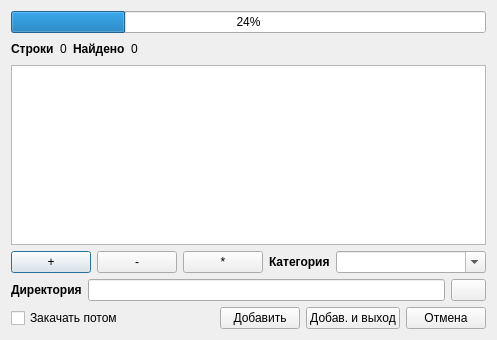
<?xml version="1.0" encoding="UTF-8"?>
<ui version="4.0">
 <class>ImportDialog</class>
 <widget class="QDialog" name="ImportDialog">
  <property name="geometry">
   <rect>
    <x>0</x>
    <y>0</y>
    <width>409</width>
    <height>340</height>
   </rect>
  </property>
  <property name="windowTitle">
   <string>Import URL's</string>
  </property>
  <layout class="QVBoxLayout" name="verticalLayout">
   <item>
    <widget class="QProgressBar" name="progressBar">
     <property name="value">
      <number>24</number>
     </property>
    </widget>
   </item>
   <item>
    <layout class="QHBoxLayout" name="horizontalLayout">
     <item>
      <widget class="QLabel" name="label">
       <property name="font">
        <font>
         <weight>75</weight>
         <bold>true</bold>
        </font>
       </property>
       <property name="text">
        <string>Строки</string>
       </property>
      </widget>
     </item>
     <item>
      <widget class="QLabel" name="totalStrings">
       <property name="text">
        <string>0</string>
       </property>
      </widget>
     </item>
     <item>
      <widget class="QLabel" name="label_3">
       <property name="font">
        <font>
         <weight>75</weight>
         <bold>true</bold>
        </font>
       </property>
       <property name="text">
        <string>Найдено</string>
       </property>
      </widget>
     </item>
     <item>
      <widget class="QLabel" name="foundURLs">
       <property name="text">
        <string>0</string>
       </property>
      </widget>
     </item>
     <item>
      <spacer name="horizontalSpacer">
       <property name="orientation">
        <enum>Qt::Horizontal</enum>
       </property>
       <property name="sizeHint" stdset="0">
        <size>
         <width>128</width>
         <height>20</height>
        </size>
       </property>
      </spacer>
     </item>
    </layout>
   </item>
   <item>
    <widget class="QTableWidget" name="tableWidget"/>
   </item>
   <item>
    <layout class="QHBoxLayout" name="horizontalLayout_2">
     <item>
      <widget class="QPushButton" name="selectAllButton">
       <property name="toolTip">
        <string>Select all</string>
       </property>
       <property name="styleSheet">
        <string notr="true">QPushButton {
font: 10pt &quot;Ubuntu&quot; bold;
}</string>
       </property>
       <property name="text">
        <string>+</string>
       </property>
      </widget>
     </item>
     <item>
      <widget class="QPushButton" name="deselectAllButton">
       <property name="toolTip">
        <string>Deselect</string>
       </property>
       <property name="styleSheet">
        <string notr="true">QPushButton{
font: 10pt &quot;Ubuntu&quot; bold;
}

</string>
       </property>
       <property name="text">
        <string>-</string>
       </property>
      </widget>
     </item>
     <item>
      <widget class="QPushButton" name="invertSelectionButton">
       <property name="toolTip">
        <string>Invert Selection</string>
       </property>
       <property name="styleSheet">
        <string notr="true">QPushButton{
font: 10pt &quot;Ubuntu&quot; bold;
}
</string>
       </property>
       <property name="text">
        <string>*</string>
       </property>
      </widget>
     </item>
     <item>
      <spacer name="horizontalSpacer_4">
       <property name="orientation">
        <enum>Qt::Horizontal</enum>
       </property>
       <property name="sizeHint" stdset="0">
        <size>
         <width>40</width>
         <height>20</height>
        </size>
       </property>
      </spacer>
     </item>
     <item>
      <widget class="QLabel" name="label_5">
       <property name="font">
        <font>
         <weight>75</weight>
         <bold>true</bold>
        </font>
       </property>
       <property name="text">
        <string>Категория</string>
       </property>
      </widget>
     </item>
     <item>
      <widget class="QComboBox" name="categoryBox">
       <property name="minimumSize">
        <size>
         <width>150</width>
         <height>0</height>
        </size>
       </property>
       <property name="editable">
        <bool>true</bool>
       </property>
       <property name="sizeAdjustPolicy">
        <enum>QComboBox::AdjustToContents</enum>
       </property>
      </widget>
     </item>
    </layout>
   </item>
   <item>
    <layout class="QHBoxLayout" name="horizontalLayout_4">
     <item>
      <widget class="QLabel" name="label_6">
       <property name="font">
        <font>
         <weight>75</weight>
         <bold>true</bold>
        </font>
       </property>
       <property name="text">
        <string>Директория</string>
       </property>
      </widget>
     </item>
     <item>
      <widget class="QLineEdit" name="locationEdit"/>
     </item>
     <item>
      <widget class="QPushButton" name="pushButton_4">
       <property name="maximumSize">
        <size>
         <width>35</width>
         <height>16777215</height>
        </size>
       </property>
       <property name="text">
        <string/>
       </property>
      </widget>
     </item>
    </layout>
   </item>
   <item>
    <layout class="QHBoxLayout" name="horizontalLayout_3">
     <item>
      <widget class="QCheckBox" name="downloadLater">
       <property name="text">
        <string>Закачать потом</string>
       </property>
      </widget>
     </item>
     <item>
      <spacer name="horizontalSpacer_3">
       <property name="orientation">
        <enum>Qt::Horizontal</enum>
       </property>
       <property name="sizeHint" stdset="0">
        <size>
         <width>98</width>
         <height>20</height>
        </size>
       </property>
      </spacer>
     </item>
     <item>
      <widget class="QPushButton" name="pushButton">
       <property name="toolTip">
        <string/>
       </property>
       <property name="text">
        <string>Добавить</string>
       </property>
      </widget>
     </item>
     <item>
      <widget class="QPushButton" name="pushButton_2">
       <property name="text">
        <string>Добав. и выход</string>
       </property>
      </widget>
     </item>
     <item>
      <widget class="QPushButton" name="pushButton_3">
       <property name="text">
        <string>Отмена</string>
       </property>
      </widget>
     </item>
    </layout>
   </item>
  </layout>
 </widget>
 <tabstops>
  <tabstop>tableWidget</tabstop>
  <tabstop>selectAllButton</tabstop>
  <tabstop>deselectAllButton</tabstop>
  <tabstop>invertSelectionButton</tabstop>
  <tabstop>categoryBox</tabstop>
  <tabstop>locationEdit</tabstop>
  <tabstop>pushButton_4</tabstop>
  <tabstop>pushButton</tabstop>
  <tabstop>pushButton_2</tabstop>
  <tabstop>pushButton_3</tabstop>
 </tabstops>
 <resources/>
 <connections/>
</ui>
